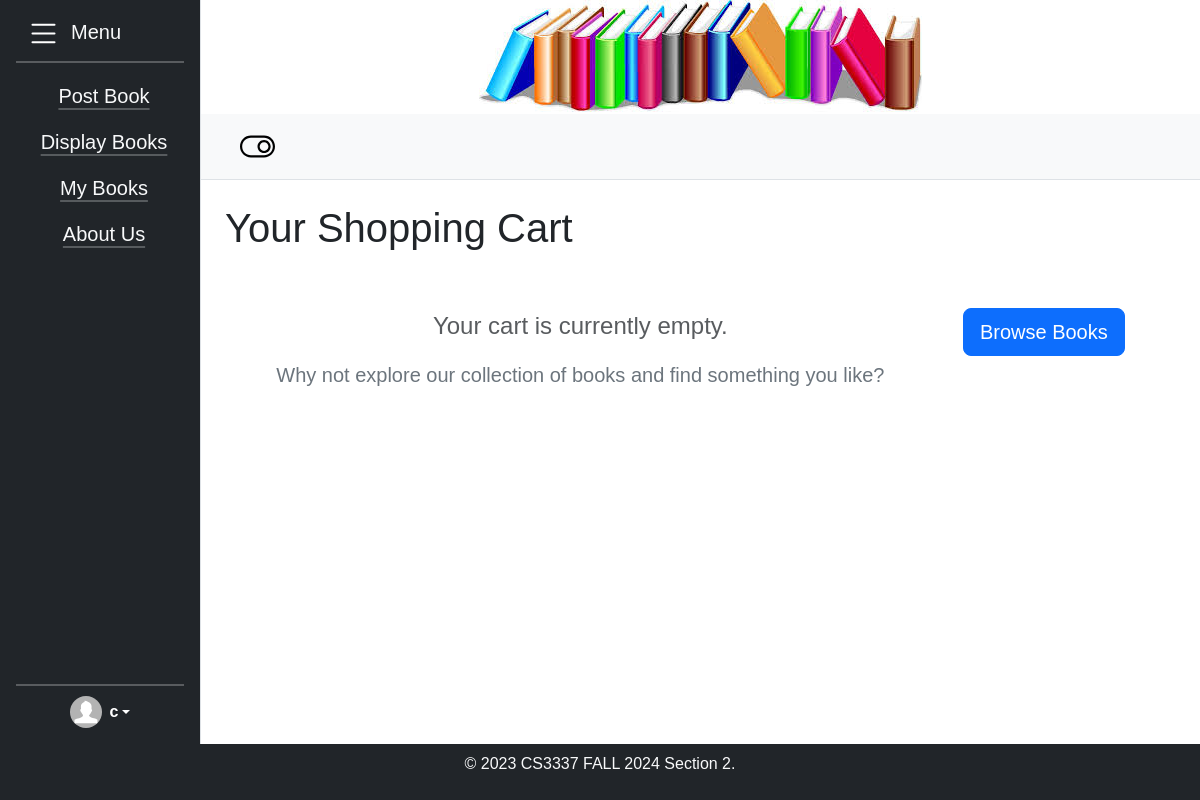
/cart/ (signed in), run on an earlier commit of the app's database.
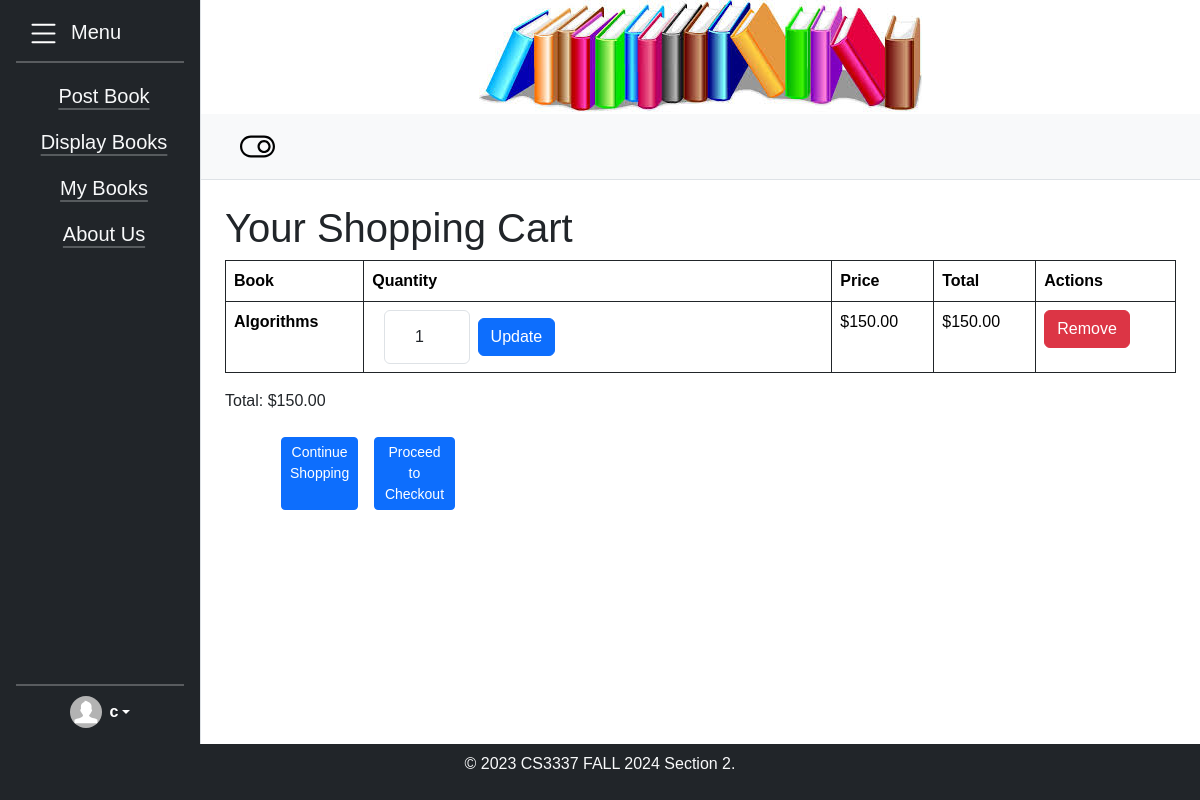
And on a later commit of the database.
### bookMng/models.py (models this page shows, shortened)
class MainMenu(models.Model):
    item = models.CharField(max_length=200,unique=True)
    link = models.CharField(max_length=200,unique=True)

class CartItem(models.Model):
    user = models.ForeignKey(User, on_delete=models.CASCADE)
    book = models.ForeignKey(Book, on_delete=models.CASCADE)
    quantity = models.PositiveIntegerField(default=1)
    def total_price(self):
        return self.quantity * self.book.price  # Calculate total price based on quantity

class Book(models.Model):
    name = models.CharField(max_length=200)
    web = models.URLField(max_length=200)
    price = models.DecimalField(decimal_places=2, max_digits=8)
    publishdate = models.DateField(auto_now=True)
    picture = models.FileField(upload_to='bookEx/static/uploads')
    pic_path = models.CharField(max_length=300, editable=False, blank=True)
    username = models.ForeignKey(User, blank=True, null=True, on_delete=models.CASCADE)
    ratings = models.IntegerField(default=0)
    ratingscount = models.IntegerField(default=0)
    overallrating = models.IntegerField(default=0)

### bookMng/views.py (the view)
# urls.py: path('cart/', views.cart_view, name='cart_view'),
def cart_view(request):
    cart_items = CartItem.objects.filter(user=request.user)
    total = sum(item.total_price() for item in cart_items)
    return render(request, 'bookMng/cart.html', {'item_list': MainMenu.objects.all(),'cart_items': cart_items, 'total': total})

### bookEx/templates/bookMng/cart.html (shortened to what this page needs)
{% extends "base.html" %}
{% load static %}
{% block sidenav %}
    {% for item in item_list %}
    <li class="nav-item py-2 ps-2 fs-5 text-center"><a class="link-light link-offset-2 link-underline-opacity-25 link-underline-opacity-100-hover" href="{{ item.link }}">{{ item.item }}</a></li>
    {% endfor %}
{% endblock sidenav %}
{% block content %}
        <h1>Your Shopping Cart</h1>
        <div class="container p-0 m-0">
        {% if cart_items %}
        <table class="table col p-3 table-bordered border-dark table-hover">
            <thead>
                <tr>
                    <th>Book</th>
                    <th>Quantity</th>
                    <th>Price</th>
                    <th>Total</th>
                    <th>Actions</th>
                </tr>
            </thead>
            <tbody>
                {% for item in cart_items %}
                <tr>
                    <td><strong>{{ item.book.name }}</strong></td>
                    <td>
                        <form action="{% url 'update_cart' item.id %}" method="POST">
                            <div class="container">
                            <input class="form-control m-0 p-0 text-center" type="number" name="quantity" value="{{ item.quantity }}" min="1" style="width: 20%;">
                            <button type="submit" class="btn btn-primary m-2">Update</button>
                            </div>
                        </form>
                    </td>
                    <td>${{ item.book.price }}</td>
                    <td>${{ item.total_price }}</td>
                    <td><a href="{% url 'remove_from_cart' item.id %}" class="btn btn-danger">Remove</a></td>
                </tr>
                {% endfor %}
            </tbody>
        </table>
        </div>
        <p class="total">Total: ${{ total }}</p>
        <div class="container-fluid w-25 mb-4 ms-5 pe-5 ps-0">
            <div class="d-flex justify-content-start">
                <a href="{% url 'displaybooks' %}" class="btn btn-primary m-2 btn-sm">Continue Shopping</a>
                <a href="{% url 'checkout' %}" class="btn btn-primary m-2 btn-sm">Proceed to Checkout</a>
            </div>
        </div>
        {% else %}
            <div class="container text-center py-5">
                <div class="row mb-4">
                    <div class="col">
                        <p class="empty-cart fs-4 text-muted">Your cart is currently empty.</p>
                        <p class="lead text-secondary">Why not explore our collection of books and find something you like?</p>
                    </div>
                </div>
                <div class="row">
                    <div class="col">
                        <a href="{% url 'displaybooks' %}" class="btn btn-primary btn-lg">
                             Browse Books
                        </a>
                    </div>
                </div>
            </div>
        {% endif %}
{% endblock content %}

What changed in the data, as far as the page shows it:
added CartItem: book.name "Algorithms", quantity "1", book.price "150.00", total_price "150.00"
Also different on the page:
{{ total }}: (not shown) → "150.00"
text no longer shown: "Your cart is currently empty. Why not explore our collection of books and find something you like? Browse Books"
text now shown: "Book Quantity Price Total Actions Total: $ Continue Shopping Proceed to Checkout"
